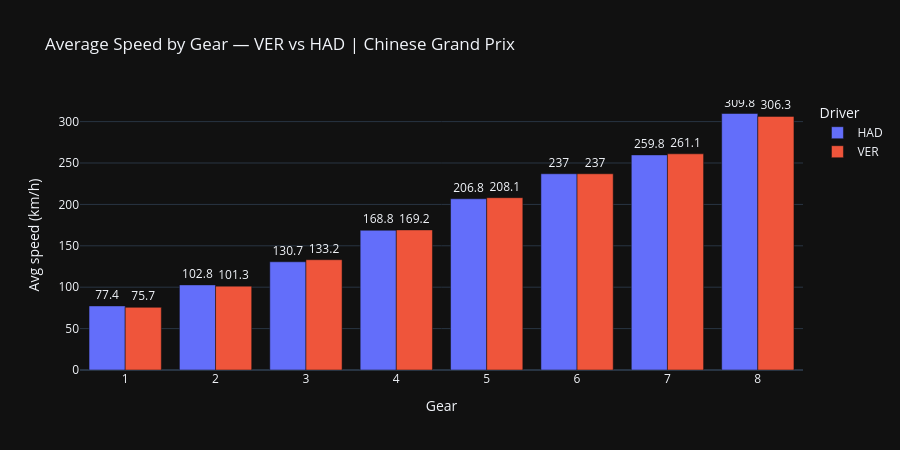

Notebook cell for this chart:
### Markdown cell above
## 6. Sector-Level Speed Analysis

### Code cell
# ── 6.1 Speed distribution by gear — driving style fingerprint ───────────────
# Query-side aggregation — no need to load full telemetry
gear_speed = con.execute(f"""
    SELECT
        abbreviation,
        n_gear,
        ROUND(AVG(speed), 1)   AS avg_speed,
        ROUND(MAX(speed), 1)   AS max_speed,
        COUNT(*)               AS samples
    FROM staging.stg_fastf1_telemetry
    WHERE season      = {SEASON}
      AND round       = {ROUND}
      AND abbreviation IN ('{DRIVER_A}', '{DRIVER_B}')
      AND n_gear      > 0
      AND speed       > 0
    GROUP BY abbreviation, n_gear
    ORDER BY abbreviation, n_gear
""").df()

fig = px.bar(
    gear_speed,
    x="n_gear",
    y="avg_speed",
    color="abbreviation",
    barmode="group",
    title=f"Average Speed by Gear — {DRIVER_A} vs {DRIVER_B} | {round_name}",
    labels={
        "n_gear": "Gear",
        "avg_speed": "Avg speed (km/h)",
        "abbreviation": "Driver",
    },
    template=PLOTLY_TEMPLATE,
    text="avg_speed",
)
fig.update_traces(textposition="outside")
fig.update_layout(height=450)
fig.show()

### Figure 1 — Plotly figure (JSON) as saved in the notebook; plotly's stock layout.template omitted (floating-point values rounded to 4 significant figures)
{"data": [{"alignmentgroup": "True", "hovertemplate": "Driver=HAD<br>Gear=%{x}<br>Avg speed (km/h)=%{text}<extra></extra>", "legendgroup": "HAD", "marker": {"color": "#636efa", "pattern": {"shape": ""}}, "name": "HAD", "offsetgroup": "HAD", "orientation": "v", "showlegend": true, "text": [77.4, 102.8, 130.7, 168.8, 206.8, 237.0, 259.8, 309.8], "textposition": "outside", "type": "bar", "x": [1, 2, 3, 4, 5, 6, 7, 8], "xaxis": "x", "y": [77.4, 102.8, 130.7, 168.8, 206.8, 237.0, 259.8, 309.8], "yaxis": "y"}, {"alignmentgroup": "True", "hovertemplate": "Driver=VER<br>Gear=%{x}<br>Avg speed (km/h)=%{text}<extra></extra>", "legendgroup": "VER", "marker": {"color": "#EF553B", "pattern": {"shape": ""}}, "name": "VER", "offsetgroup": "VER", "orientation": "v", "showlegend": true, "text": [75.7, 101.3, 133.2, 169.2, 208.1, 237.0, 261.1, 306.3], "textposition": "outside", "type": "bar", "x": [1, 2, 3, 4, 5, 6, 7, 8], "xaxis": "x", "y": [75.7, 101.3, 133.2, 169.2, 208.1, 237.0, 261.1, 306.3], "yaxis": "y"}], "layout": {"barmode": "group", "height": 450, "legend": {"title": {"text": "Driver"}, "tracegroupgap": 0}, "title": {"text": "Average Speed by Gear — VER vs HAD | Chinese Grand Prix"}, "xaxis": {"anchor": "y", "domain": [0, 1], "title": {"text": "Gear"}}, "yaxis": {"anchor": "x", "domain": [0, 1], "title": {"text": "Avg speed (km/h)"}}}}
